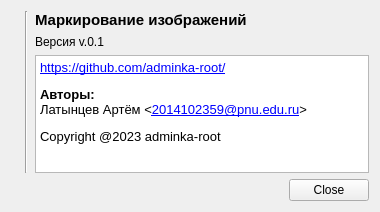
<?xml version="1.0" encoding="UTF-8"?>
<ui version="4.0">
 <class>About_Dialog</class>
 <widget class="QWidget" name="About_Dialog">
  <property name="windowModality">
   <enum>Qt::ApplicationModal</enum>
  </property>
  <property name="geometry">
   <rect>
    <x>0</x>
    <y>0</y>
    <width>380</width>
    <height>212</height>
   </rect>
  </property>
  <property name="windowTitle">
   <string>О маркирований изображений</string>
  </property>
  <property name="windowIcon">
   <iconset resource="icons.qrc">
    <normaloff>:/icons/icons/main.svg</normaloff>:/icons/icons/main.svg</iconset>
  </property>
  <layout class="QGridLayout" name="gridLayout_2">
   <item row="0" column="0">
    <layout class="QGridLayout" name="gridLayout">
     <item row="0" column="2">
      <widget class="QLabel" name="label_title">
       <property name="font">
        <font>
         <pointsize>11</pointsize>
         <weight>75</weight>
         <bold>true</bold>
        </font>
       </property>
       <property name="text">
        <string>Маркирование изображений</string>
       </property>
       <property name="wordWrap">
        <bool>true</bool>
       </property>
      </widget>
     </item>
     <item row="2" column="2">
      <widget class="QTextEdit" name="textEdit_content">
       <property name="readOnly">
        <bool>true</bool>
       </property>
       <property name="html">
        <string>&lt;!DOCTYPE HTML PUBLIC &quot;-//W3C//DTD HTML 4.0//EN&quot; &quot;http://www.w3.org/TR/REC-html40/strict.dtd&quot;&gt;
&lt;html&gt;&lt;head&gt;&lt;meta name=&quot;qrichtext&quot; content=&quot;1&quot; /&gt;&lt;style type=&quot;text/css&quot;&gt;
p, li { white-space: pre-wrap; }
&lt;/style&gt;&lt;/head&gt;&lt;body style=&quot; font-family:'Ubuntu'; font-size:10pt; font-weight:400; font-style:normal;&quot;&gt;
&lt;p style=&quot; margin-top:0px; margin-bottom:0px; margin-left:0px; margin-right:0px; -qt-block-indent:0; text-indent:0px;&quot;&gt;&lt;a href=&quot;https://github.com/adminka-root/&quot;&gt;&lt;span style=&quot; text-decoration: underline; color:#0000ff;&quot;&gt;https://github.com/adminka-root/&lt;/span&gt;&lt;/a&gt;      &lt;/p&gt;
&lt;p style=&quot; margin-top:12px; margin-bottom:12px; margin-left:0px; margin-right:0px; -qt-block-indent:0; text-indent:0px;&quot;&gt;&lt;span style=&quot; font-weight:600;&quot;&gt;Авторы:&lt;/span&gt;&lt;br /&gt;Латынцев Артём &amp;lt;&lt;a href=&quot;mailto:2014102359@pnu.edu.ru&quot;&gt;&lt;span style=&quot; text-decoration: underline; color:#0000ff;&quot;&gt;2014102359@pnu.edu.ru&lt;/span&gt;&lt;/a&gt;&amp;gt;&lt;/p&gt;
&lt;p style=&quot; margin-top:12px; margin-bottom:12px; margin-left:0px; margin-right:0px; -qt-block-indent:0; text-indent:0px;&quot;&gt;Copyright @2023 adminka-root&lt;/p&gt;&lt;/body&gt;&lt;/html&gt;</string>
       </property>
      </widget>
     </item>
     <item row="1" column="2">
      <widget class="QLabel" name="label_version">
       <property name="text">
        <string>Версия v.0.1</string>
       </property>
       <property name="wordWrap">
        <bool>true</bool>
       </property>
      </widget>
     </item>
     <item row="3" column="2">
      <widget class="QDialogButtonBox" name="buttonBox_close">
       <property name="toolTip">
        <string>Закрыть about</string>
       </property>
       <property name="standardButtons">
        <set>QDialogButtonBox::Close</set>
       </property>
      </widget>
     </item>
     <item row="0" column="0" rowspan="2">
      <widget class="QLabel" name="label_icon">
       <property name="sizePolicy">
        <sizepolicy hsizetype="Fixed" vsizetype="Fixed">
         <horstretch>0</horstretch>
         <verstretch>0</verstretch>
        </sizepolicy>
       </property>
       <property name="text">
        <string/>
       </property>
       <property name="pixmap">
        <pixmap resource="icons.qrc">:/icons/icons/main.svg</pixmap>
       </property>
       <property name="scaledContents">
        <bool>false</bool>
       </property>
       <property name="alignment">
        <set>Qt::AlignCenter</set>
       </property>
      </widget>
     </item>
     <item row="0" column="1" rowspan="3">
      <widget class="Line" name="line">
       <property name="minimumSize">
        <size>
         <width>5</width>
         <height>0</height>
        </size>
       </property>
       <property name="orientation">
        <enum>Qt::Vertical</enum>
       </property>
      </widget>
     </item>
    </layout>
   </item>
  </layout>
 </widget>
 <resources>
  <include location="icons.qrc"/>
  <include location="../../../../../../../icons.qrc"/>
 </resources>
 <connections>
  <connection>
   <sender>buttonBox_close</sender>
   <signal>clicked(QAbstractButton*)</signal>
   <receiver>About_Dialog</receiver>
   <slot>close()</slot>
   <hints>
    <hint type="sourcelabel">
     <x>222</x>
     <y>189</y>
    </hint>
    <hint type="destinationlabel">
     <x>189</x>
     <y>105</y>
    </hint>
   </hints>
  </connection>
 </connections>
</ui>
